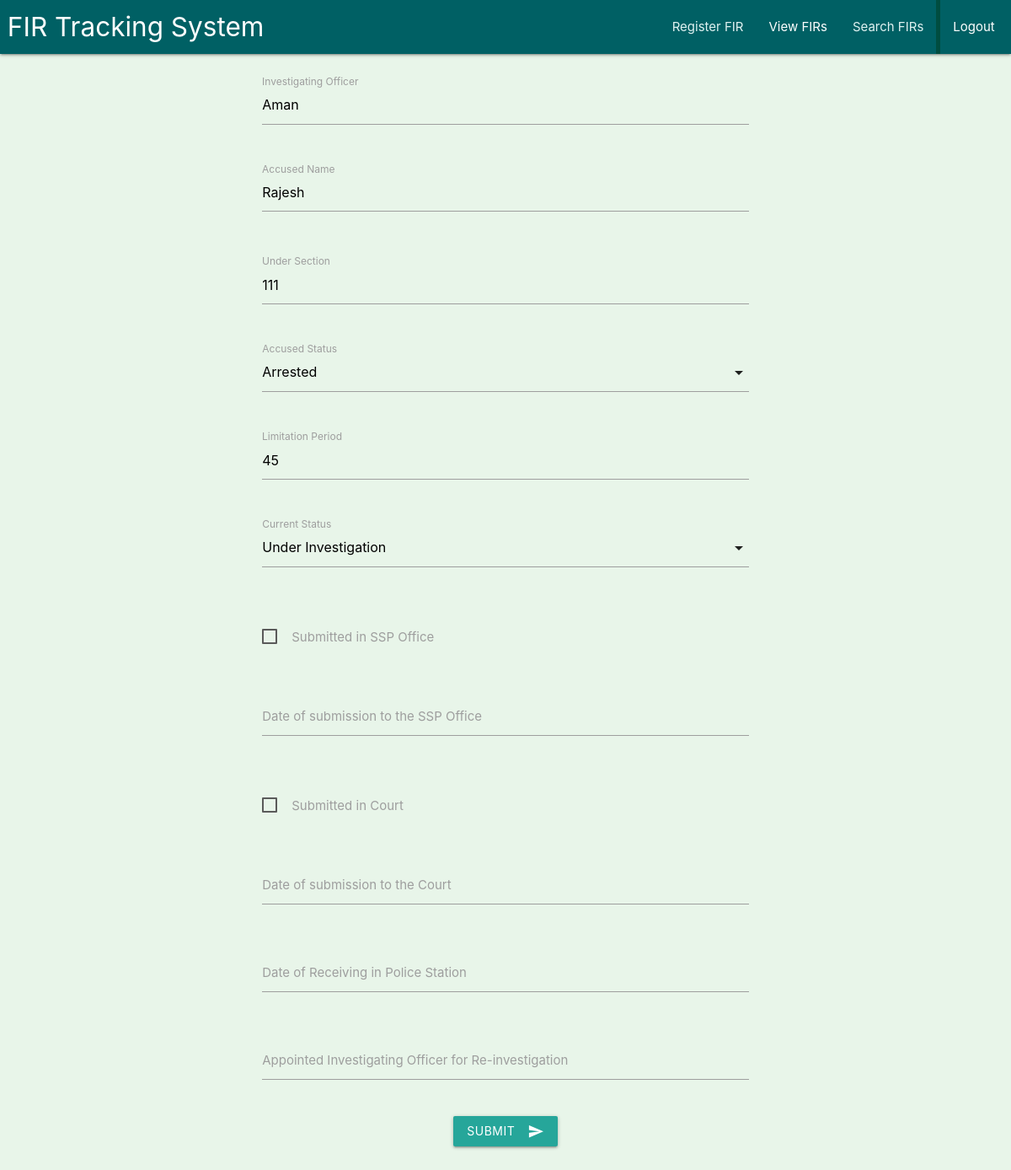
Page /fir/update_fir_ps/23 (signed in) on the earlier database version.
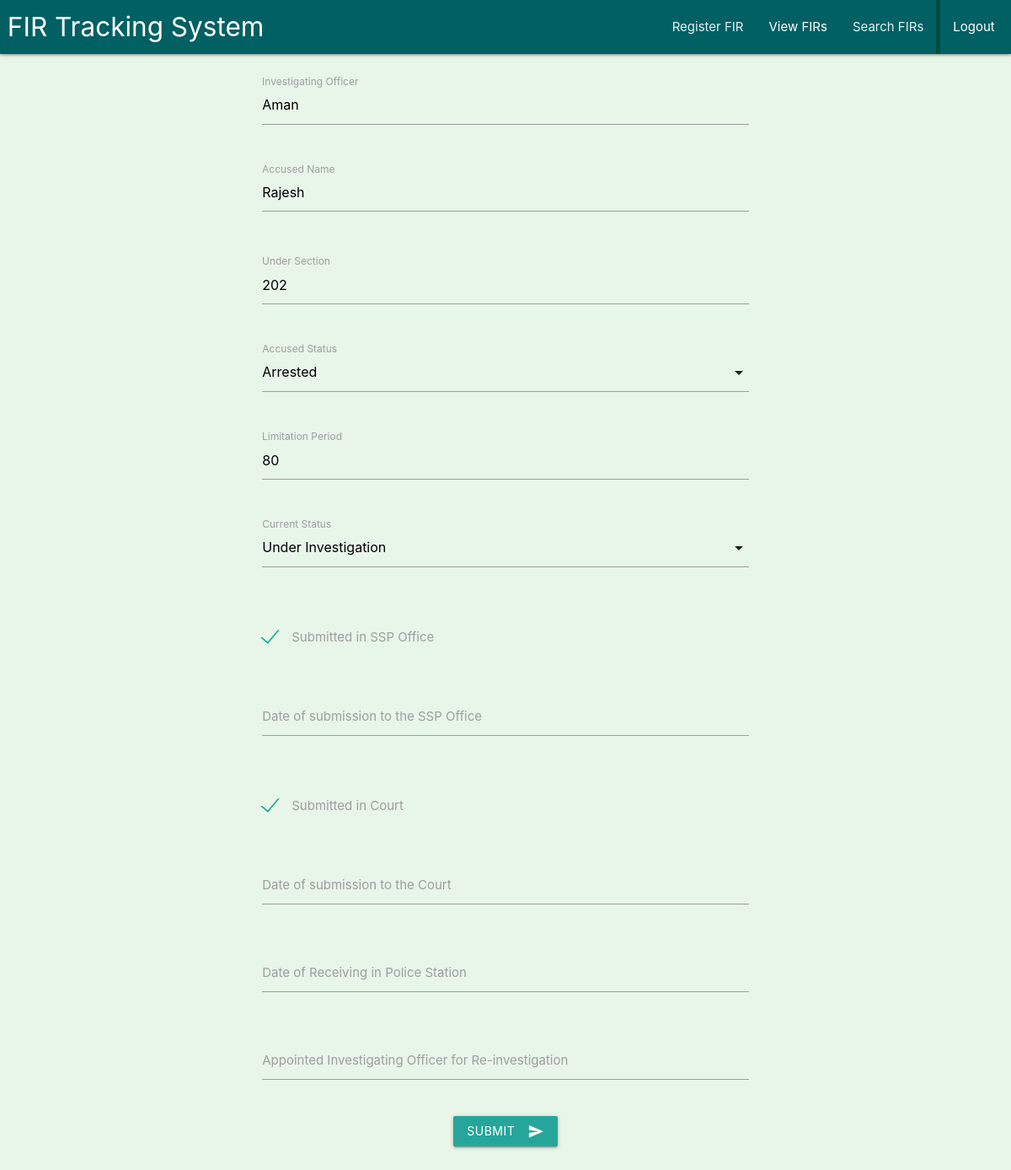
Same page on the later database version.
### fir/models.py (models this page shows, shortened)
class FIR(models.Model):
    PHASE_CHOICES=[(1,1),(2,2),(3,3)]
    ACCUSED_STATUS_CHOICES = [('arrested','Arrested'),('not_arrested','Not Arrested'),('po','PO')]
    CURRENT_STATUS_CHOICES = [('under_investigation','Under Investigation'),('challan_filed','Challan Filed'),('untraced','Untraced'),('cancelled','Cancelled')]
    COURT_STATUS_CHOICES = [('pending','Pending'),('accepted','Accepted'),('reinvestigation','Reinvestigation')]
    sub_division = models.ForeignKey("location.SubDivision", related_name='firs', on_delete=models.CASCADE)
    police_station = models.ForeignKey("location.PoliceStation", related_name='firs', on_delete=models.CASCADE)
    fir_no = models.CharField(max_length=50)
    phase = models.PositiveIntegerField(choices=PHASE_CHOICES)
    date_created = models.DateField(auto_now_add=True)
    io_name = models.CharField(max_length=50, blank=True, null=True)
    accused_name = models.TextField(blank=True, null=True)
    under_section = models.CharField(max_length=50, blank=True, null=True)
    accused_status = models.CharField(max_length=50, choices=ACCUSED_STATUS_CHOICES, blank=True, null=True)
    limitation_period = models.PositiveIntegerField(blank=True, null=True)
    current_status = models.CharField(max_length=50, choices=CURRENT_STATUS_CHOICES, blank=True, null=True)
    put_in_ssp_office = models.BooleanField(default=False)
    put_in_ssp_office_date = models.DateField(blank=True, null=True)
    ssp_approved = models.BooleanField(default=False)
    put_in_court = models.BooleanField(default=False)
    put_in_court_date = models.DateField(blank=True, null=True)
    received_in_court = models.BooleanField(default=False)
    received_in_court_date = models.DateField(blank=True, null=True)
    court_status = models.CharField(max_length=50, choices=COURT_STATUS_CHOICES, blank=True,  null=True)
    reverted_by_court_date = models.DateField(blank=True,  null=True)
    received_from_court_date = models.DateField(blank=True,  null=True)
    appointed_io = models.CharField(max_length=50, blank=True,  null=True)
    class Meta():
        unique_together = ['sub_division', 'police_station', 'fir_no', 'phase']
        ordering = ['sub_division', 'police_station', '-fir_no', 'phase']
        verbose_name = 'FIR'
        verbose_name_plural = 'FIRs'

### fir/views.py (the view)
# urls.py: path('update_fir_ps/<int:pk>', views.update_fir_police_station_view, name='update_fir_police_station'),
@login_required
def update_fir_police_station_view(request, pk):
    police_station_record_keepers = [u['user'] for u in acc_models.PoliceStationRecordKeeper.objects.all().values('user')]
    prev_path = request.META.get('HTTP_REFERER', '/')
    current_path = request.path
    if prev_path == '/':
        response = '/'
        request.session['response_to_redirect'] = response
    elif not current_path in prev_path:
        response = prev_path
        request.session['response_to_redirect'] = response
    if (request.user.pk in police_station_record_keepers) and (acc_models.PoliceStationRecordKeeper.objects.get(user__pk__exact=request.user.pk).police_station == models.FIR.objects.get(pk__exact=pk).police_station) :
        if request.method == 'POST':
            form = forms.UpdateFIRPoliceStationForm(request.POST)
            if form.is_valid():
                fir = models.FIR.objects.get(pk__exact=pk)
                fir.io_name = form.cleaned_data['io_name']
                fir.accused_name = form.cleaned_data['accused_name']
                fir.under_section = form.cleaned_data['under_section']
                fir.accused_status = form.cleaned_data['accused_status']
                fir.limitation_period = form.cleaned_data['limitation_period']
                fir.current_status = form.cleaned_data['current_status']
                fir.put_in_ssp_office = form.cleaned_data['put_in_ssp_office']
                fir.put_in_ssp_office_date = form.cleaned_data['put_in_ssp_office_date']
                fir.put_in_court = form.cleaned_data['put_in_court']
                fir.put_in_court_date = form.cleaned_data['put_in_court_date']
                fir.received_from_court_date = form.cleaned_data['received_from_court_date']
                fir.appointed_io = form.cleaned_data['appointed_io']
                fir.save()
                response = request.session.get('response_to_redirect', None)
                if response and response != '/':
                    return HttpResponseRedirect(response)
                else:
                    return redirect('fir:list_firs_police_station')
            else:
                return redirect('fault', fault='Input parameters of Update FIR Form are not valid')
        else:
            form = forms.UpdateFIRPoliceStationForm(instance=models.FIR.objects.get(pk__exact=pk))
            return render(request, 'fir/update_fir_police_station.html', {'form':form})
    else:
        return redirect('fault', fault='ACCESS DENIED!')

### fir/forms.py
class UpdateFIRPoliceStationForm(forms.ModelForm):
    class Meta():
        model = models.FIR
        fields = ['io_name',
                  'accused_name',
                  'under_section',
                  'accused_status',
                  'limitation_period',
                  'current_status',
                  'put_in_ssp_office',
                  'put_in_ssp_office_date',
                  'put_in_court',
                  'put_in_court_date',
                  'received_from_court_date',
                  'appointed_io',
                  ]

### account/context_preprocessors.py (called while the page is built)
def UserList(request):
    police_station_record_keepers = [u['user'] for u in models.PoliceStationRecordKeeper.objects.all().values('user')]
    court_record_keepers = [u['user'] for u in models.CourtRecordKeeper.objects.all().values('user')]
    dsp_record_keepers = [u['user'] for u in models.DSPRecordKeeper.objects.all().values('user')]
    vrk_record_keepers = [u['user'] for u in models.VRKRecordKeeper.objects.all().values('user')]
    ssp_record_keepers = [u['user'] for u in models.SSPRecordKeeper.objects.all().values('user')]
    return {'police_station_record_keepers':police_station_record_keepers,
            'court_record_keepers':court_record_keepers,
            'dsp_record_keepers':dsp_record_keepers,
            'vrk_record_keepers':vrk_record_keepers,
            'ssp_record_keepers':ssp_record_keepers,
            }

### fir/templates/fir/update_fir_police_station.html (shortened to what this page needs)
{% extends 'base.html' %}
{% load static %}
{% load widget_tweaks %}
{% block content %}
    <br>
    <form method='POST' class='center'>
        <div class="row">
            <div class="input-field col s6 offset-s3">
                {{form.io_name}}
                <label for="Investigating Officer">Investigating Officer</label>
            </div>
        </div>
        <div class="row">
            <div class="input-field col s6 offset-s3">
                {{form.accused_name|add_class:'materialize-textarea'}}
                <label for="Accused Name">Accused Name</label>
            </div>
        </div>
        <div class="row">
            <div class="input-field col s6 offset-s3">
                {{form.under_section}}
                <label for="Under Section">Under Section</label>
            </div>
        </div>
        <div class="row">
            <div class="input-field col s6 offset-s3">
                <label for="Accused Status">Accused Status</label>
            </div>
        </div>
        <div class="row">
            <div class="input-field col s6 offset-s3">
                {{form.limitation_period}}
                <label for="Limitation Period">Limitation Period</label>
            </div>
        </div>
        <div class="row">
            <div class="input-field col s6 offset-s3">
                <label for="Current Status">Current Status</label>
            </div>
        </div>
        <div class="row">
            <div class="input-field col s6 offset-s3">
                <label for="id_put_in_ssp_office">
                    <span>Submitted in SSP Office</span>
                </label>
            </div>
        </div>
        <br><br>
        <div class="row">
            <div class="input-field col s6 offset-s3">
                {{form.put_in_ssp_office_date|add_class:'datepicker'}}
                <label for="Date of submission to the SSP Office">Date of submission to the SSP Office</label>
            </div>
        </div>
        <div class="row">
            <div class="input-field col s6 offset-s3">
                <label for="id_put_in_court">
                    <span>Submitted in Court</span>
                </label>
            </div>
        </div>
        <br><br>
        <div class="row">
            <div class="input-field col s6 offset-s3">
                {{form.put_in_court_date|add_class:'datepicker'}}
                <label for="Date of submission to the Court">Date of submission to the Court</label>
            </div>
        </div>
        <div class="row">
            <div class="input-field col s6 offset-s3">
                {{form.received_from_court_date|add_class:'datepicker'}}
                <label for="Date of Receiving in Police Station">Date of Receiving in Police Station</label>
            </div>
        </div>
        <div class="row">
            <div class="input-field col s6 offset-s3">
                {{form.appointed_io}}
                <label for="Appointed Investigating Officer">Appointed Investigating Officer for Re-investigation</label>
            </div>
        </div>
        <button class="btn waves-effect waves-light" type="submit">
         Submit <i class="material-icons right">send</i>
        </button>
    </form>
    <br><br><br><br>
{% endblock content %}

### templates/base.html (shortened to what this page needs)
<!DOCTYPE html>
<html lang="en">
{% load static %}
<head>
    <link rel="stylesheet" href="https://cdnjs.cloudflare.com/ajax/libs/materialize/1.0.0/css/materialize.min.css">
    <link rel="stylesheet" href="{% static 'floating_scroll/floating_scroll_css.css' %}">
</head>
<body class="green lighten-5">
    <div class="navbar-fixed">
        <nav>
            <div class="nav-wrapper cyan darken-4">
                <a href="{% url 'home' %}" class="left brand-logo">&nbsp;FIR Tracking System</a>
                <ul class="right hide-on-med-and-down">
                    {% if user.is_authenticated %}
                        {% if user.pk in police_station_record_keepers %}
                            <li><a href="{% url 'fir:create_fir' %}" class="teal-text text-lighten-5">Register FIR</a></li>
                            <li><a href="{% url 'fir:list_firs_police_station' %}">View FIRs</a></li>
                        {% endif %}
                        <li><a href="{% url 'fir:filter_fir_data' %}" class="teal-text text-lighten-5">Search FIRs</a></li>
                        <li style="border-left: #004d40 5px solid;"><a href="{% url 'account:logout' %}">Logout&nbsp;</a></li>
                    {% else %}
                        <li><a href="{% url 'account:login' %}">Login</a></li>
                    {% endif %}
                </ul>
            </div>
        </nav>
    </div>
    <div class="hide-on-med-and-down">
        {% block content %}
        {% endblock content %}
    </div>
</body>
</html>

### templates/base.html (style rules this page uses)
body { font-family: -apple-system, BlinkMacSystemFont, 'Segoe UI', Roboto, Oxygen, Ubuntu, Cantarell, 'Open Sans', 'Helvetica Neue', sans-serif !important; }

Differences in the rows shown:
changed FIR "Aman": under_section "111" → "202"; limitation_period "45" → "80"
